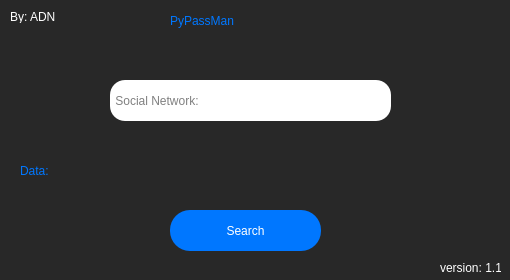
<?xml version="1.0" encoding="UTF-8"?>
<ui version="4.0">
 <class>Dialog</class>
 <widget class="QDialog" name="Dialog">
  <property name="geometry">
   <rect>
    <x>0</x>
    <y>0</y>
    <width>510</width>
    <height>280</height>
   </rect>
  </property>
  <property name="windowTitle">
   <string>Dialog</string>
  </property>
  <property name="styleSheet">
   <string notr="true">background-color: #282828;</string>
  </property>
  <widget class="QLabel" name="label_5">
   <property name="geometry">
    <rect>
     <x>10</x>
     <y>10</y>
     <width>47</width>
     <height>13</height>
    </rect>
   </property>
   <property name="styleSheet">
    <string notr="true">color: #ffffff;
font: 5 8pt &quot;Century Gothic&quot;;
</string>
   </property>
   <property name="text">
    <string>By: ADN</string>
   </property>
  </widget>
  <widget class="QLineEdit" name="lineEdit">
   <property name="geometry">
    <rect>
     <x>110</x>
     <y>80</y>
     <width>281</width>
     <height>41</height>
    </rect>
   </property>
   <property name="styleSheet">
    <string notr="true">border: none;
background-color: #ffffff;
color: #808080;
font: 5 12pt &quot;Century Gothic&quot;;
border-radius: 15px;</string>
   </property>
   <property name="text">
    <string> Social Network: </string>
   </property>
  </widget>
  <widget class="QLabel" name="label_4">
   <property name="geometry">
    <rect>
     <x>170</x>
     <y>0</y>
     <width>161</width>
     <height>41</height>
    </rect>
   </property>
   <property name="styleSheet">
    <string notr="true">color: #0077FF;
font: 5 22pt &quot;Century Gothic&quot;;
</string>
   </property>
   <property name="text">
    <string>PyPassMan</string>
   </property>
  </widget>
  <widget class="QLabel" name="label_3">
   <property name="geometry">
    <rect>
     <x>440</x>
     <y>260</y>
     <width>61</width>
     <height>16</height>
    </rect>
   </property>
   <property name="styleSheet">
    <string notr="true">color: #ffffff;
font: 5 8pt &quot;Century Gothic&quot;;
</string>
   </property>
   <property name="text">
    <string>version: 1.1</string>
   </property>
  </widget>
  <widget class="QPushButton" name="pushButton">
   <property name="geometry">
    <rect>
     <x>170</x>
     <y>210</y>
     <width>151</width>
     <height>41</height>
    </rect>
   </property>
   <property name="styleSheet">
    <string notr="true">color:#FFFFFF;
background-color: #0077FF;
border:none;
font: 5 12pt &quot;Century Gothic&quot;;
border-radius:20px;</string>
   </property>
   <property name="text">
    <string>Search</string>
   </property>
  </widget>
  <widget class="QLabel" name="label">
   <property name="geometry">
    <rect>
     <x>20</x>
     <y>140</y>
     <width>481</width>
     <height>61</height>
    </rect>
   </property>
   <property name="styleSheet">
    <string notr="true">color: #0077FF;
font: 5 10pt &quot;Century Gothic&quot;;
</string>
   </property>
   <property name="text">
    <string>Data:</string>
   </property>
  </widget>
 </widget>
 <resources/>
 <connections/>
</ui>
